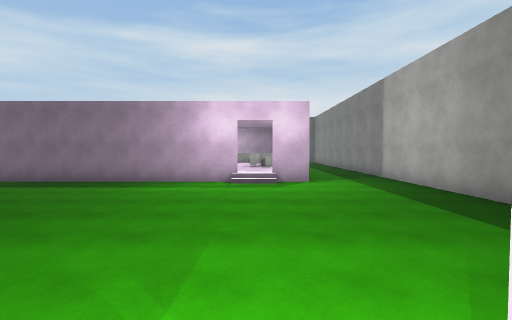
View 1 (above)

24 first-person views from a walk through a Unity game level. The camera is 1.3 m above the floor, tilts 2° down and sees 85° across. The floor is counted in squares, 2 m on a side. Each view is taken from the middle of a square. On the plan, view 1 faces up. The plan holds only what a view shows up to about 9 squares ahead; the rest is blank. The place goes on beyond the plan. The player is left out. Surface patterns are stand-ins for the level's own textures.

View 2
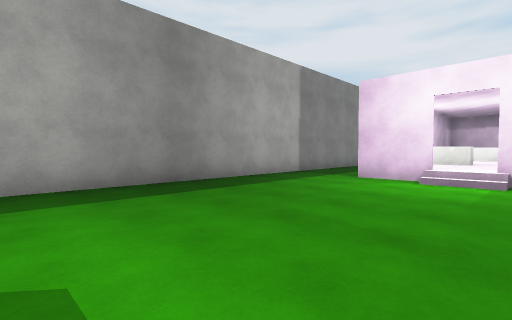

View 3
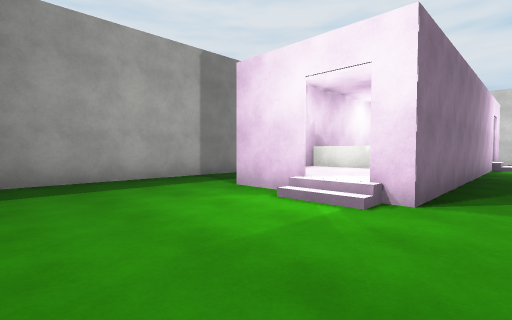

View 4
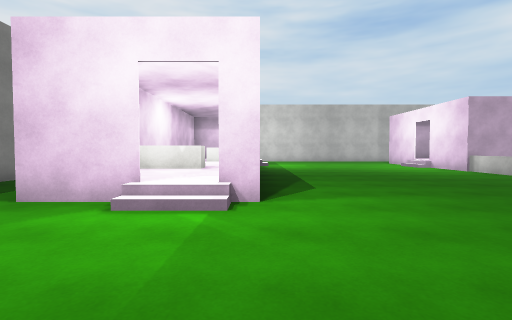

View 5
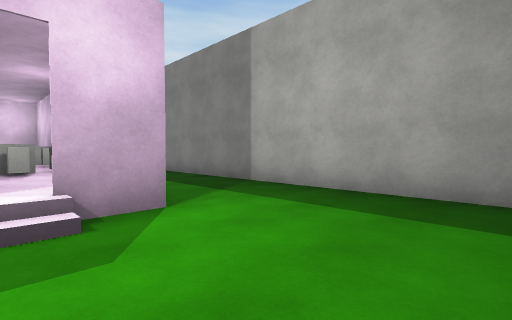

View 6
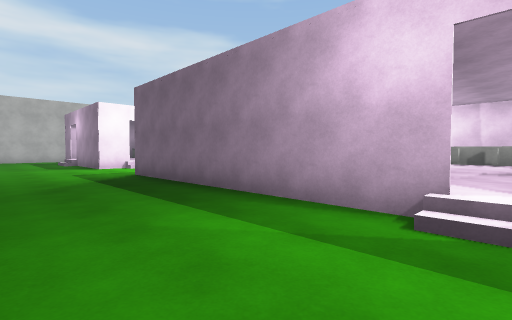

View 7
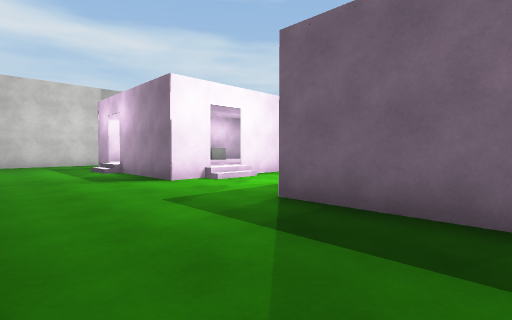

View 8
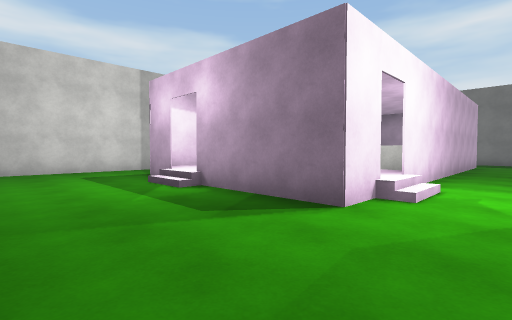

View 9
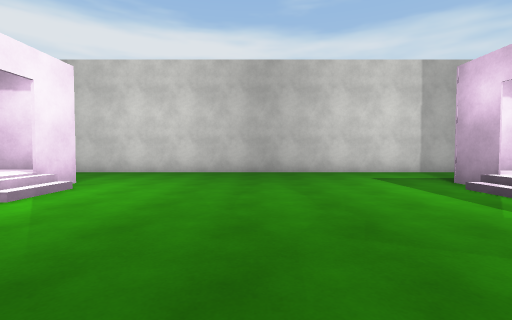

View 10
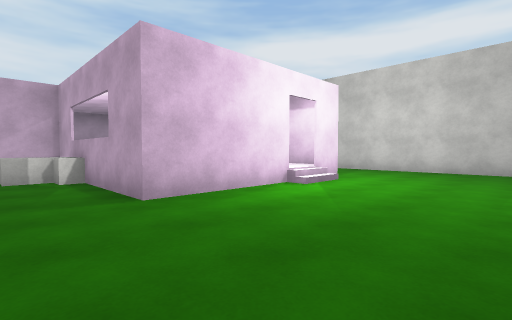

View 11
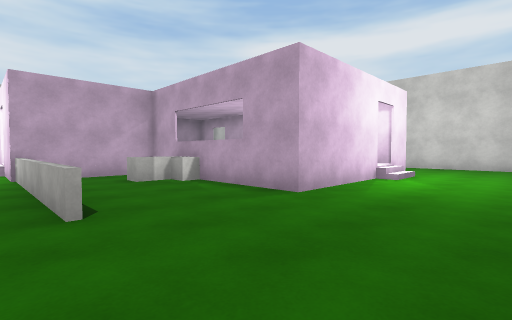

View 12
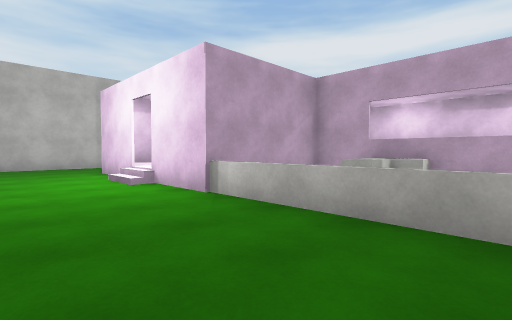

View 13
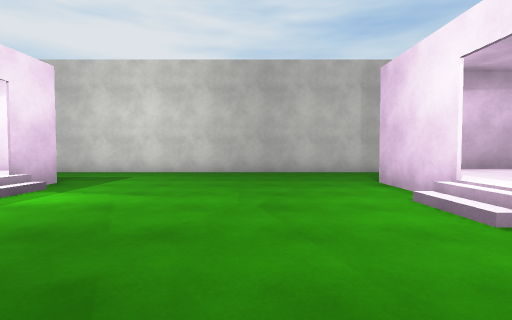

View 14
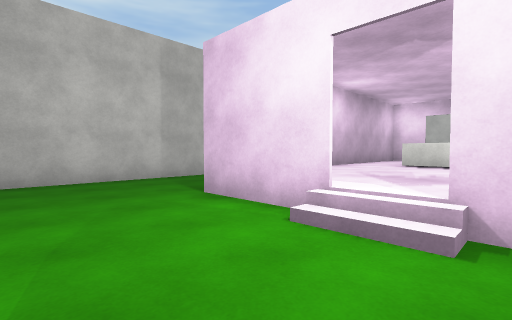

View 15
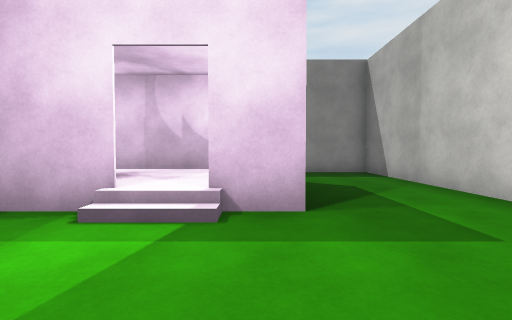

View 16
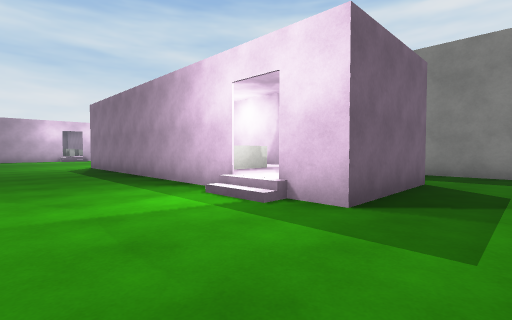

View 17
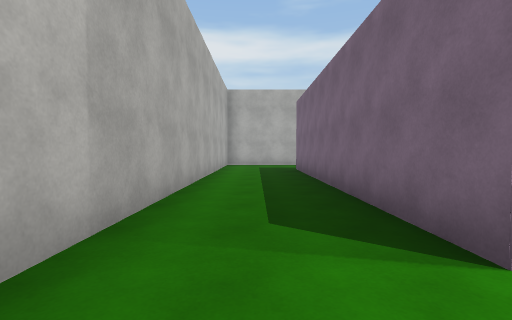

View 18
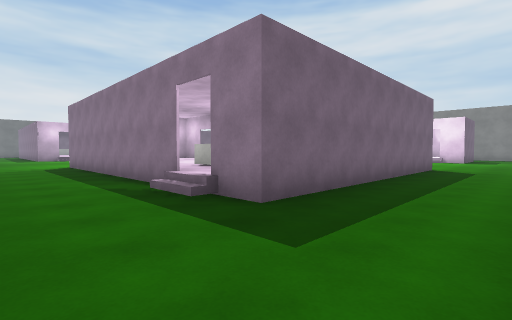

View 19
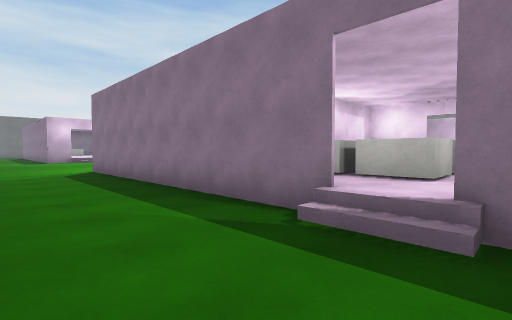

View 20
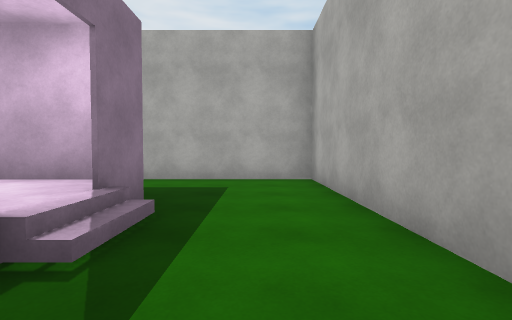

View 21
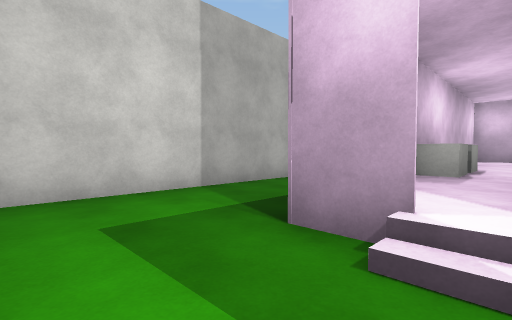

View 22
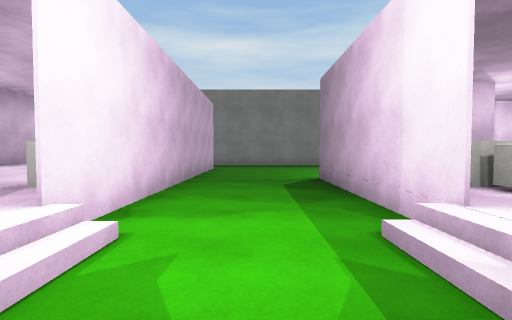

View 23
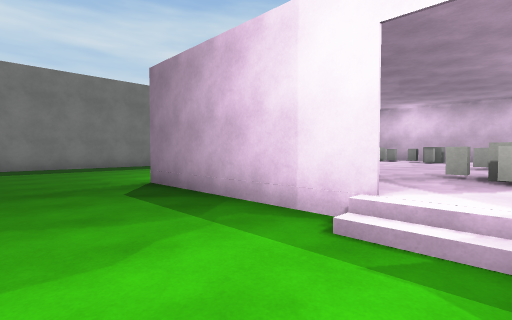

View 24
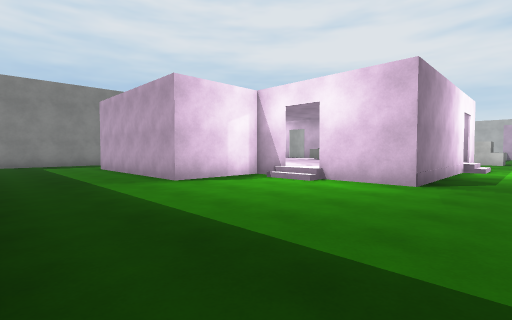

### Floor plan
Key: @ floor where view 1 was taken; # wall or solid block; . main floor; : floor 0.5 m higher than the main floor; / step, stairs or slope; B building; L block; O other object.
Columns run from 19 left of view 1 to 5 right of it. Each row starts with its distance up from view 1.
 21           #
 20           ..........
 19           ...........
 18          ............
 17    B    B.......BBBBB
 16    B    B......B    B
 15    B    B...../B BB B
 14    B    B..BBB B B BB
 13    B    B..B B     BB  .#
 12    BB   B..B       BB  .#
 11 #.  B   B..BBB     BB ..#
 10 #..B    B/./  B B   B...#
  9 #..B     /./ BB BB  B...#
  8 #...B BBB...BBBBBBB:B...#
  7 #.......................#
  6 #.......................#
  5 #.......................#
  4 #..........    .........#
  3 #............   ........#
  2 #............   ........#
  1 #..../.......  ..../....#
  0 #..BB BBB.... ....B@BB..#
 -1 #..B    B.........B  B..#
 -2  ..B    B.........B BB .#
 -3  ..BBB  BO........B  B
 -4  ..B    BL........B  B
 -5  ..B     BBB......B  B
 -6  ..B BBB   B......BB B
 -7 #..B BBB    /.....B  B
 -8 #../ BBB   B......   B
 -9 #..B       B......B BB..#
-10 #...BBBBBBBB.......BB...#
-11 #.......................#
-12 #.......................#
-13 #########################

Where each view was taken, in squares from view 1:
view 1: 0 up, 0 right, facing up
view 2: 7 up, 1 left, facing down-right
view 3: 4 up, 2 left, facing down-right
view 4: 4 up, 1 left, facing down
view 5: 5 up, 0 right, facing up-right
view 6: 5 up, 0 right, facing up-left
view 7: 5 up, 5 left, facing up-left
view 8: 5 up, 9 left, facing up-left
view 9: 4 up, 10 left, facing left
view 10: 4 up, 9 left, facing down-left
view 11: 3 up, 7 left, facing down-left
view 12: 1 down, 5 left, facing down-left
view 13: 4 down, 5 left, facing down
view 14: 6 down, 5 left, facing down-left
view 15: 9 down, 4 left, facing right
view 16: 11 down, 4 left, facing up-right
view 17: 11 down, 6 left, facing left
view 18: 12 down, 18 left, facing up-right
view 19: 9 down, 18 left, facing up-right
view 20: 6 down, 17 left, facing down
view 21: 6 up, 14 left, facing up-left
view 22: 8 up, 9 left, facing up
view 23: 9 up, 10 left, facing up-right
view 24: 20 up, 9 left, facing down-right
